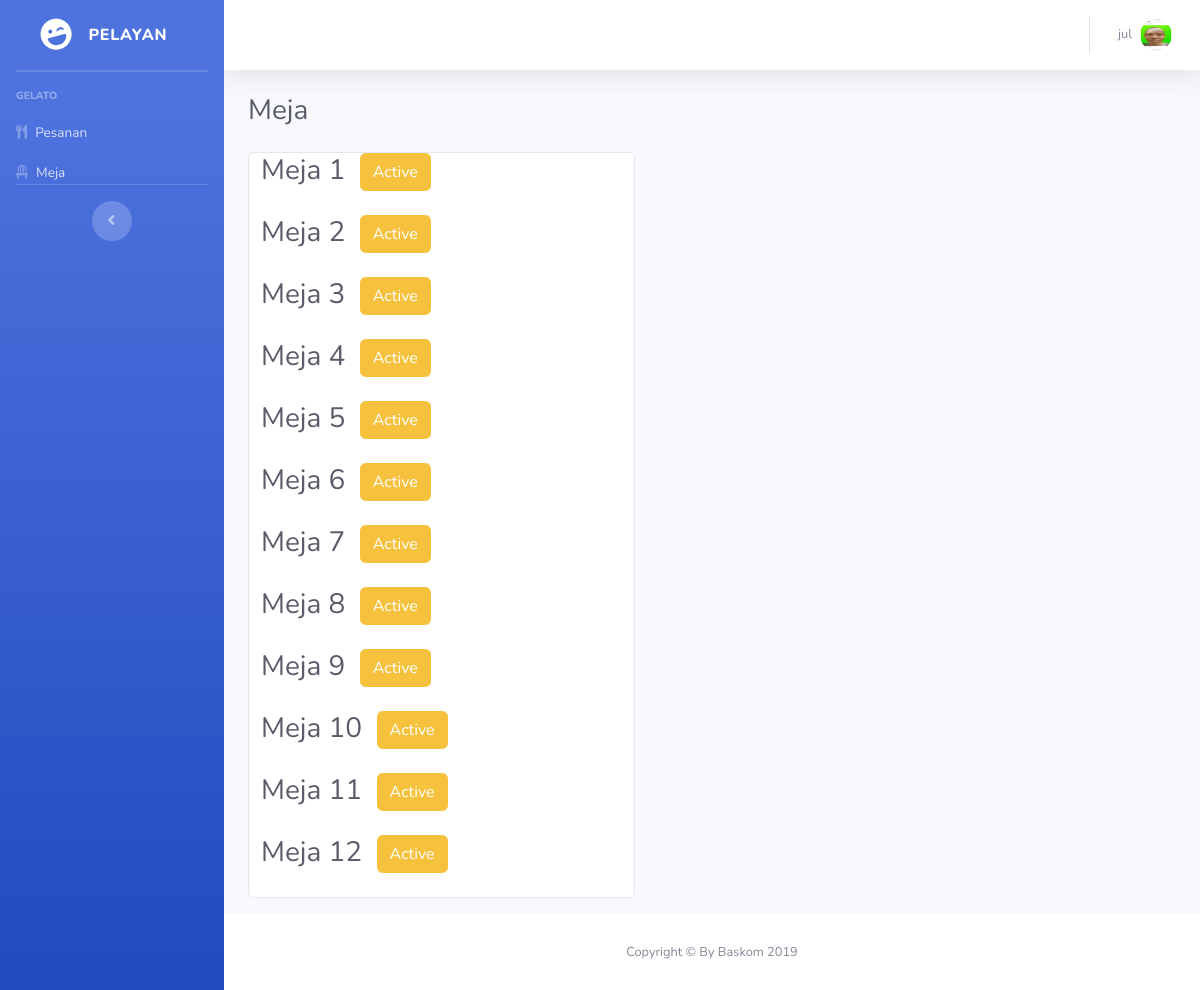
Page /meja.php (signed in) on the committed database.
### tables this page shows
CREATE TABLE `user` (
  `username` varchar(256) NOT NULL,
  `password` varchar(256) NOT NULL,
  `name` varchar(256) NOT NULL,
  `level` enum('Pelayan','Koki','Kasir','Pantry','Owner','Customer-service') NOT NULL,
  `image` varchar(256) NOT NULL
);

CREATE TABLE `meja` (
  `no_meja` int(11) NOT NULL,
  `id_kursi` int(11) NOT NULL,
  `status_meja` int(11) NOT NULL,
  `status_nota` int(11) NOT NULL
);

### meja.php (the view, shortened to what this page needs)
<?php
include "security-Pelayan.php";
include "header.php";
include "topbar.php";
?>
<div class="container-fluid">
    <h1 class="h3 mb-4 text-gray-800">Meja</h1>
    <?php
    $query = mysqli_query($conn, "SELECT * FROM meja");
    ?>
    <div class="card mb-3 col-lg-5">
        <?php
        while ($no = mysqli_fetch_array($query)) {
            ?>
            <h1 class="h3 mb-4 text-gray-800">
                Meja <?= $no['no_meja']; ?>&nbsp
                <?php
                if ($no['status_meja'] == 0) {
                    ?>
                    <a href="logout-pelanggan.php?no=<?= $no['no_meja']; ?>" class="btn btn-warning">
                        Active
                    </a>
                <?php } else { ?>
                    <a href="logout-pelanggan.php?no=<?= $no['no_meja']; ?>" class="btn btn-success">
                        Deactive
                    </a>
                <?php } ?>
            </h1>
        <?php } ?>
    </div>
    <?php include "footer.php" ?>

### topbar.php (shortened to what this page needs)
<div id="content-wrapper" class="d-flex flex-column">
    <div id="content">
        <nav class="navbar navbar-expand navbar-light bg-white topbar mb-4 static-top shadow">
            <ul class="navbar-nav ml-auto">
                <li class="nav-item dropdown no-arrow">
                    <a class="nav-link dropdown-toggle" href="#" id="userDropdown" role="button" data-toggle="dropdown" aria-haspopup="true" aria-expanded="false">
                        <?php
                        $username = $_SESSION['username'];
                        $profile = mysqli_query($conn, "SELECT * FROM user WHERE username='$username' ");
                        $cd = mysqli_fetch_array($profile);
                        ?>
                        <span class="mr-2 d-none d-lg-inline text-gray-600 small"><?= $cd['name']; ?></span>
                        <img class="img-profile rounded-circle" src="<?= $cd['image']; ?>">
                    </a>
                </li>
            </ul>
        </nav>

### rows in the picture
user: name "jul", image (picture)
meja: no_meja "1"
meja: no_meja "2"
meja: no_meja "3"
meja: no_meja "4"
meja: no_meja "5"
meja: no_meja "6"
meja: no_meja "7"
meja: no_meja "8"
meja: no_meja "9"
meja: no_meja "10"
meja: no_meja "11"
meja: no_meja "12"

### other values in the picture
$_SESSION['level'] "PELAYAN"
